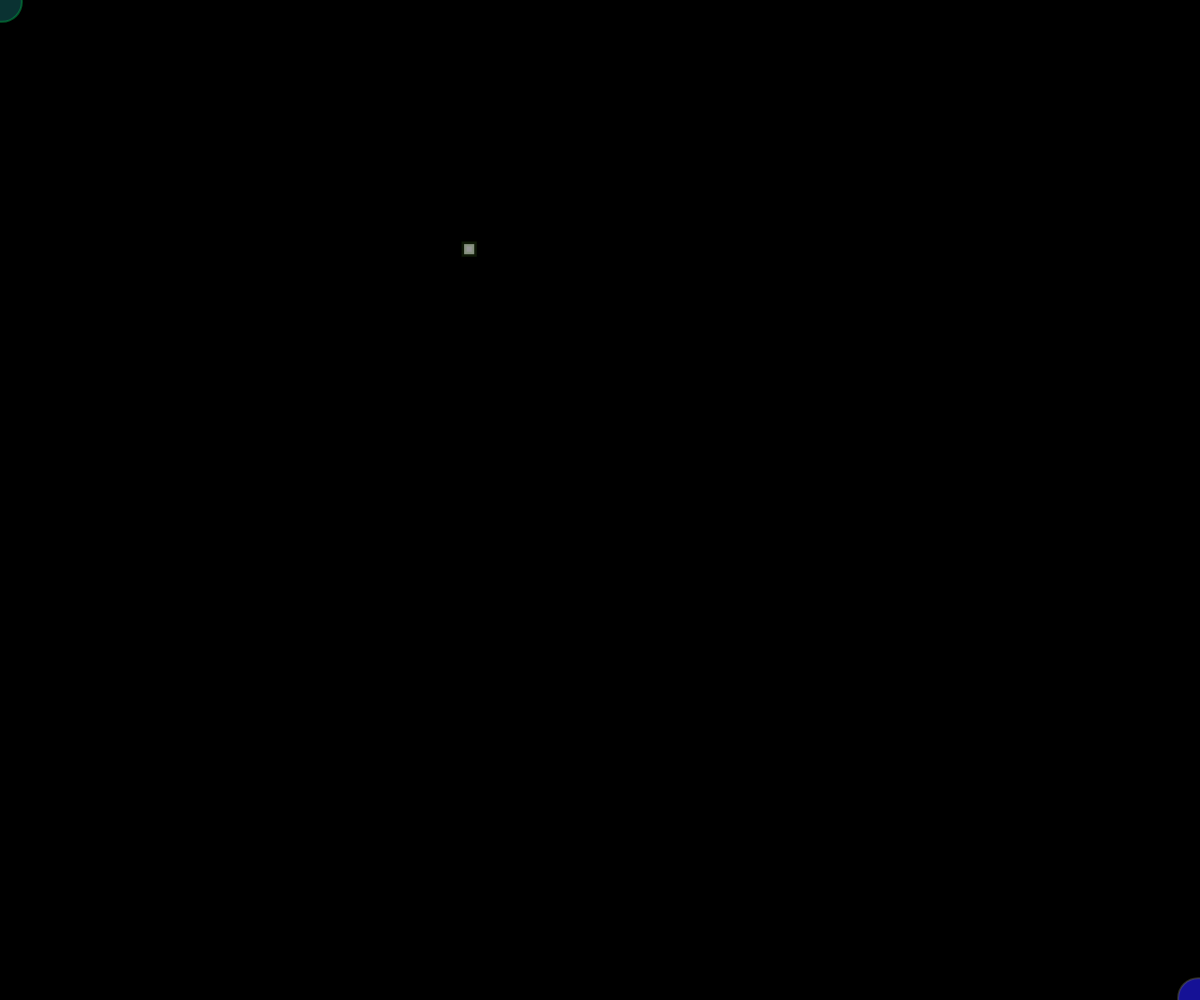
Frame 1 (no input)
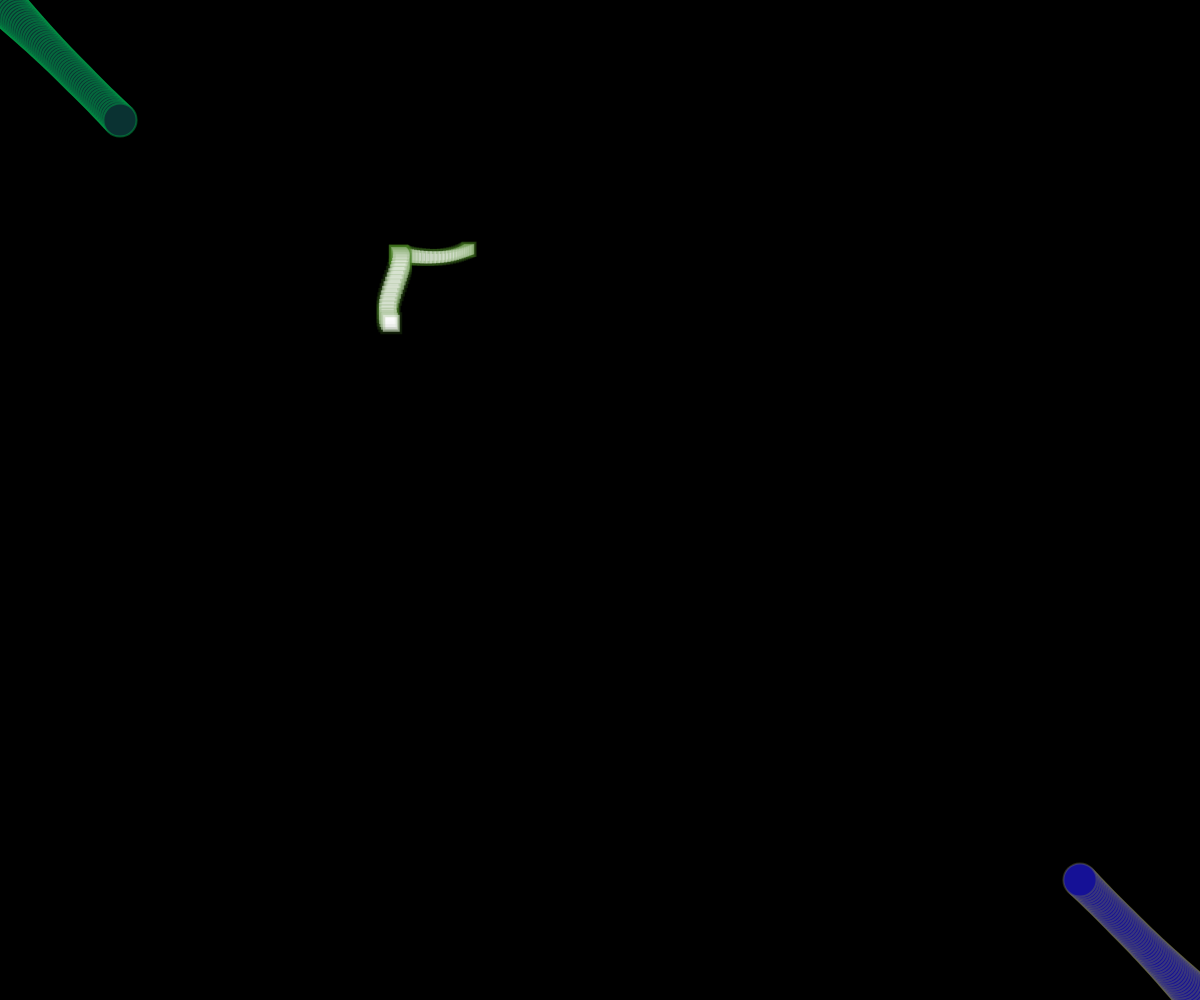
Frame 60 (no input)
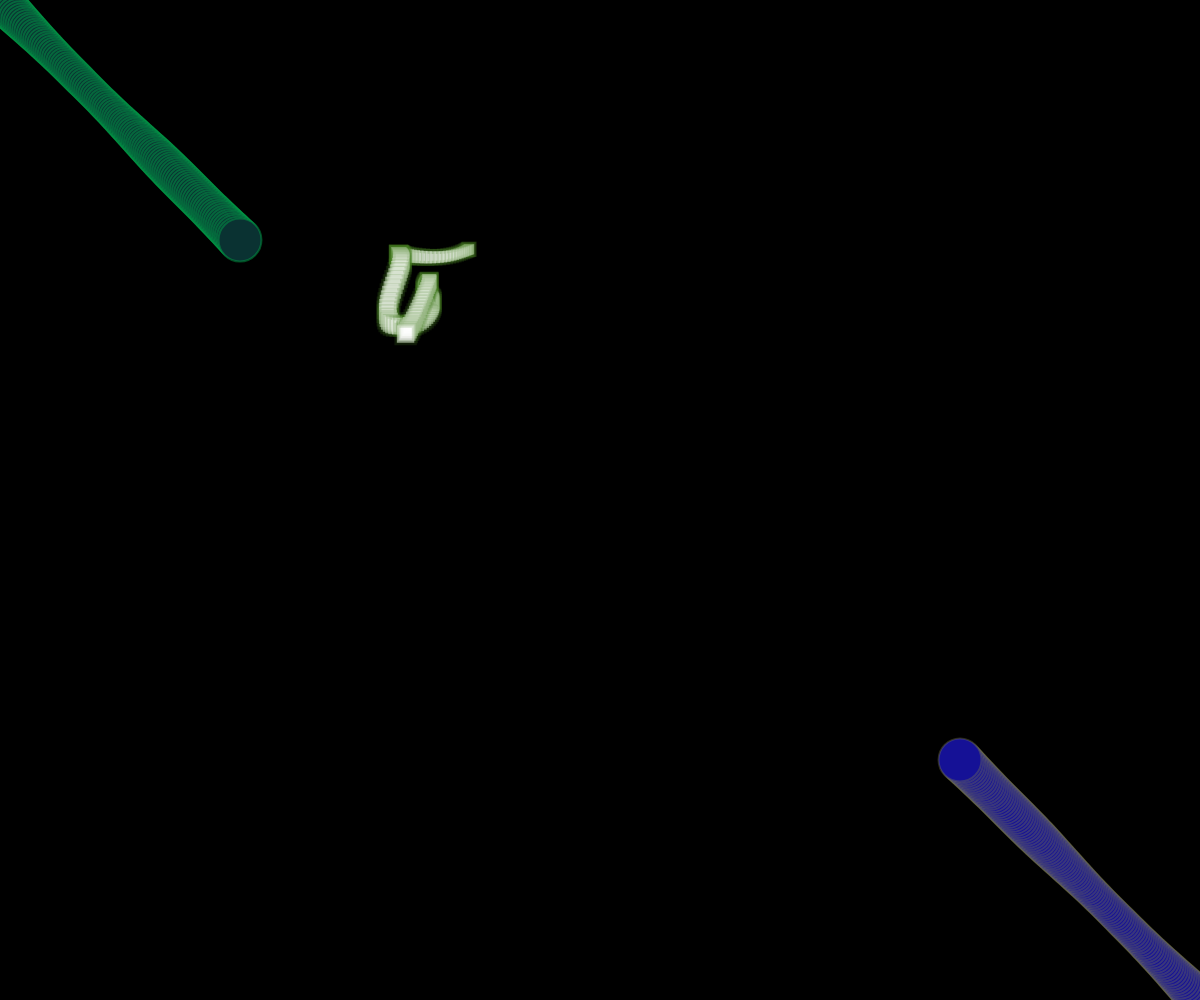
Frame 120 (the mouse pressed at the canvas centre since frame 60)

The p5.js sketch that drew these frames (run headless with seeded random() and noise() and a simulated clock; from frame 60 on, the mouse is pressed at the canvas centre):

// p5.js sketch
// ── sketch.js
let noiseTime = 0;
let noiseTam = 20;
let posX = 0;
let posY = 0;
let velX = 2;
let velY = 2;

function setup() {
  createCanvas(windowWidth, windowHeight);
  background(0);
}

function draw() {
//background(255);
  
  posX += velX;
  posY += velY;

  if (posX < 0 || posX > windowWidth) {
    velX *= -1;
    posX = constrain(posX, 0, windowWidth);
  }

  if (posY < 0 || posY > windowHeight) {
    velY *= -1;
    posY = constrain(posY, 0, windowHeight);
  }

  let tam = map(noise(noiseTam), 0, 1, 50, 10);
  noiseTime += 0.006;
  noiseTam += 0.01;

  fill(10, 50, 50);
  stroke(2, 165, 73, 120);
  strokeWeight(2);
  circle(posX, posY, tam);

  let posX2 = windowWidth - posX;
  let posY2 = windowHeight - posY;
  let tam2 = tam;

  fill(21, 17, 150);
  stroke(126, 126, 78, 90);
  strokeWeight(2);
  circle(posX2, posY2, tam2);

  // Cuadrado 2
  let posX4 = map(noise(noiseTime + 400), 0, 1, 0, windowWidth);
  let posY4 = map(noise(noiseTime + 100), 0, 1, 0, windowHeight);
  let tam4 = map(noise(noiseTam + 100), 0, 1, 30, 5);

  fill(255, 150); // Agregar transparencia
  stroke(70, 125, 35, 50);
  strokeWeight(5);
  rect(posX4, posY4, tam4, tam4);
}
